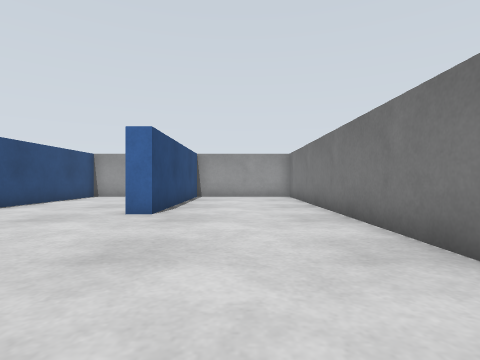
[1] (above)

16 first-person views from a walk through a robot-simulator world made for Gazebo. The camera is 0.39 m above the floor, looks level and sees 80° across. The floor is counted in squares, 0.5 m on a side. Each view is taken from the middle of a square. On the plan, view 1 faces up. The plan holds only what a view shows up to about 10 squares ahead; the rest is blank. The place goes on beyond the plan.

[2]
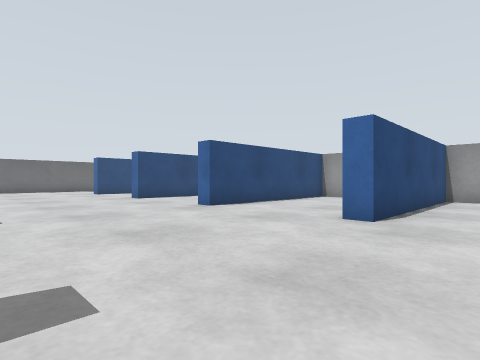

[3]
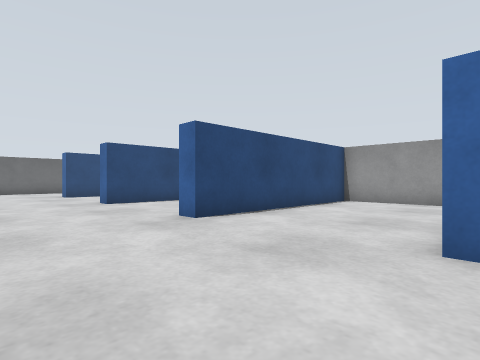

[4]
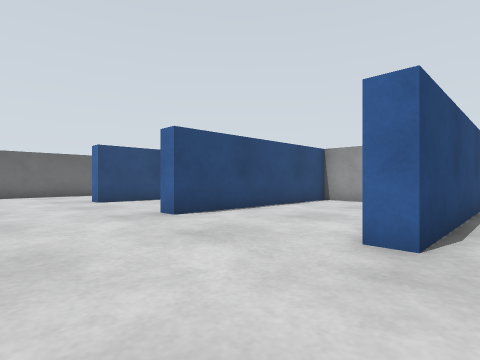

[5]
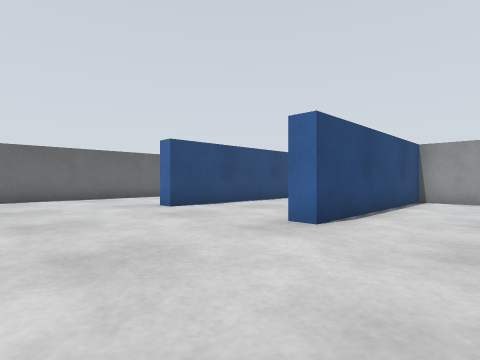

[6]
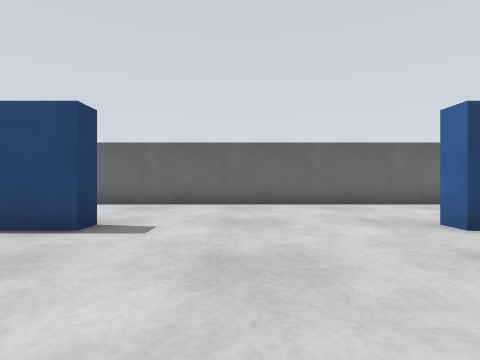

[7]
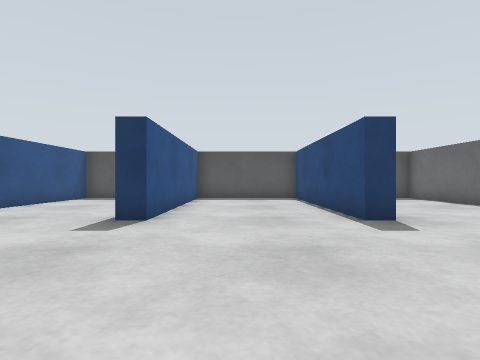

[8]
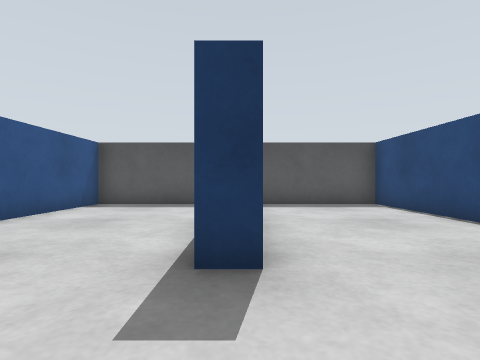

[9]
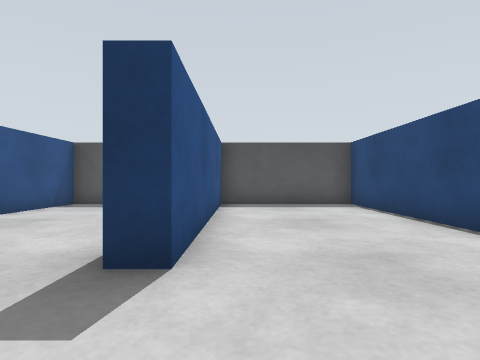

[10]
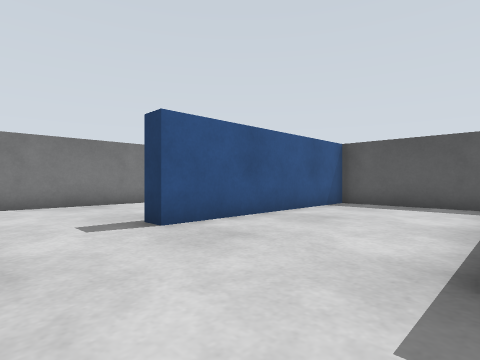

[11]
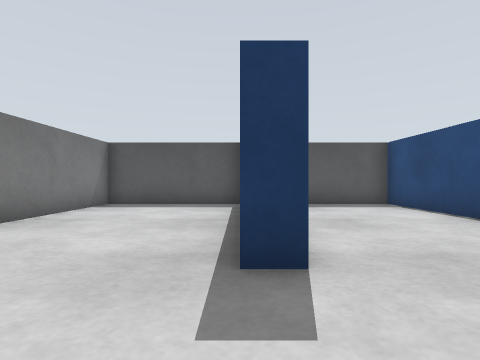

[12]
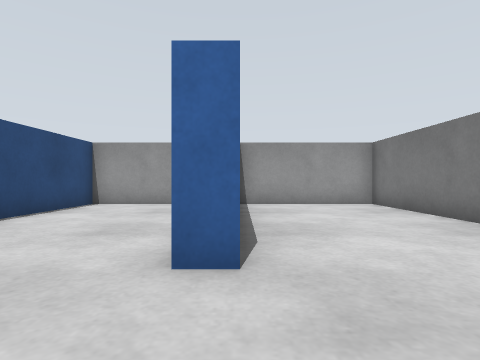

[13]
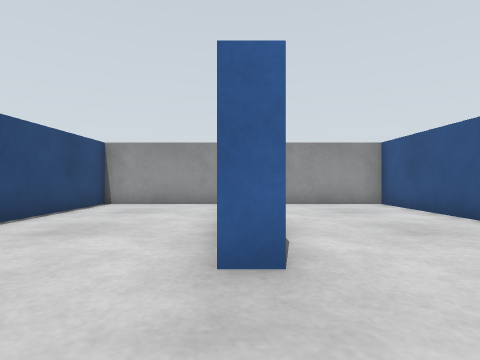

[14]
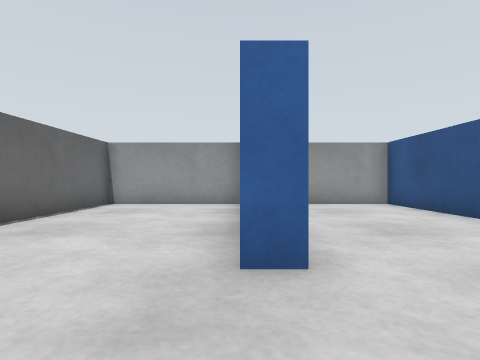

[15]
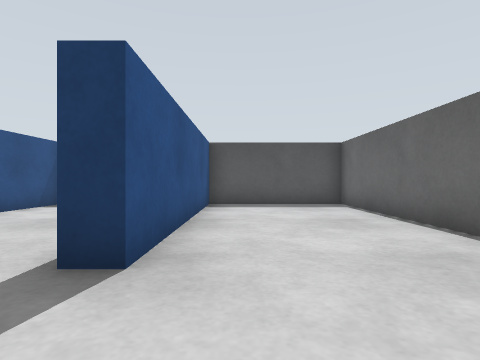

[16]
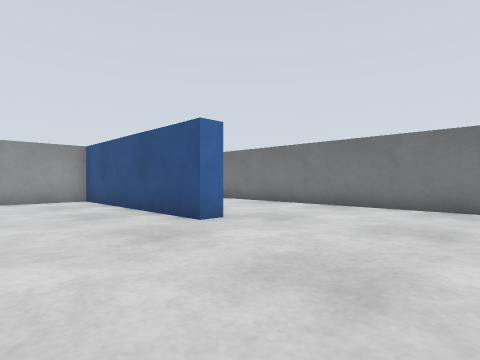

### Floor plan
Points are (right, up) in squares from view 1. A wall is a line through its corners. A room is listed if a view was taken in it or the views show most of it. See-through windows are left out.
Room 1 (views 1, 2, 3, 4, 5, 6, 7, 8, 9, 10, 11, 12, 13, 14, 15, 16)
walls: (-11.6, -1.2) (-11.6, -6.3) (-7.4, -6.3) (-7.4, 0.5) (-6.8, 0.5); (-12.2, 9.6) (-12.2, 13.3) (-16.4, 13.3) (-16.4, 6.5) (-17, 6.5); (-7.4, 9.5) (-7.4, 13.3) (-11.6, 13.3) (-11.6, 6.5) (-12.2, 6.5); (-6.8, -2.6) (-6.8, -6.3) (-2.6, -6.3) (-2.6, 0.5) (-2, 0.5); (-12.2, -6.1) (-12.2, 0.5) (-11.5, 0.5); (-3.1, 13.3) (-6.8, 13.3) (-6.8, 6.5) (-7.5, 6.5); (-17, 13.3) (-21.3, 13.3) (-21.3, -6.3) (-17, -6.3) (-17, 0.5) (-16.4, 0.5) (-16.4, -6.3) (-12.8, -6.3); (-2, 13) (-2, 6.5) (-2.6, 6.5) (-2.6, 12.8); (-2, -6.3) (2.3, -6.3) (2.3, 13.3) (-2, 13.3)

Positions as (right, up) in squares from view 1, and headings:
1: (0, 0), facing up
2: (0, 1), facing up-left
3: (-2, 3), facing up-left
4: (-6, 3), facing up-left
5: (-9, 2), facing up-left
6: (-12, 3), facing left
7: (-14, 6), facing down
8: (-12, 3), facing down
9: (-8, 3), facing down
10: (-7, 3), facing down-right
11: (-2, 3), facing down
12: (-2, 4), facing up
13: (-12, 4), facing up
14: (-17, 4), facing up
15: (-18, 3), facing down
16: (-6, 2), facing up-right
